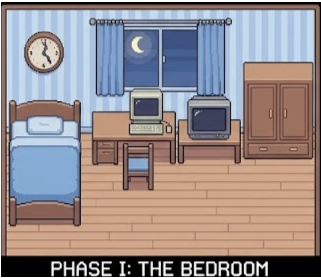
#> input picture referencia_fase1.png, 321 x 278 px
$ python generate_tileset.py
#> lines starting #> are read from the running program, lines starting #| are printed output that depends on the picture
import os
from PIL import Image

TILE_SIZE = 32
SOURCE_IMAGE_PATH = "referencia_fase1.png"
OUTPUT_PATH = "assets/tileset.png"

def create_tileset():
    if not os.path.exists(SOURCE_IMAGE_PATH):
        print(f"Erro: '{SOURCE_IMAGE_PATH}' não encontrada na pasta do script!")
        return

    img = Image.open(SOURCE_IMAGE_PATH).convert("RGBA")
#> img is the input picture: PIL image 321x278 RGBA; mean R, G, B, A 150.7, 140.2, 140.8, 255
    src_w, src_h = img.size
#> src_w = 321; src_h = 278

    # Define regiões de corte em (X1, Y1, X2, Y2) proporcionais
    # Cadastramos cada peça de 32x32 individualmente
    crop_regions = [
        # --- LINHA 0: ESTRUTURA BÁSICA DA SALA ---
        None,                                                                   # ID 0: Vazio / Transparente
        (int(src_w * 0.40), int(src_h * 0.70), int(src_w * 0.50), int(src_h * 0.80)), # ID 1: Chão de Madeira (Puro)
        (int(src_w * 0.15), int(src_h * 0.12), int(src_w * 0.25), int(src_h * 0.22)), # ID 2: Parede Listrada Azul (Puro)
        (int(src_w * 0.15), int(src_h * 0.28), int(src_w * 0.25), int(src_h * 0.33)), # ID 3: Rodapé da Parede

        # --- LINHA 1: OBJETOS DE PAREDE ---
        (int(src_w * 0.08), int(src_h * 0.08), int(src_w * 0.18), int(src_h * 0.24)), # ID 4: Relógio de Parede
        (int(src_w * 0.30), int(src_h * 0.05), int(src_w * 0.43), int(src_h * 0.30)), # ID 5: Janela Topo Esq (Cortina/Lua)
        (int(src_w * 0.43), int(src_h * 0.05), int(src_w * 0.56), int(src_h * 0.30)), # ID 6: Janela Topo Dir
        (int(src_w * 0.30), int(src_h * 0.18), int(src_w * 0.43), int(src_h * 0.31)), # ID 7: Janela Base Esq

        # --- LINHA 2: CAMA (4 PEÇAS: 2x2 TILES) ---
        (int(src_w * 0.03), int(src_h * 0.35), int(src_w * 0.14), int(src_h * 0.53)), # ID 8: Cama (Topo Esq - Cabeceira)
        (int(src_w * 0.14), int(src_h * 0.35), int(src_w * 0.25), int(src_h * 0.53)), # ID 9: Cama (Topo Dir - Travesseiro)
        (int(src_w * 0.03), int(src_h * 0.53), int(src_w * 0.14), int(src_h * 0.75)), # ID 10: Cama (Pé Esq)
        (int(src_w * 0.14), int(src_h * 0.53), int(src_w * 0.25), int(src_h * 0.75)), # ID 11: Cama (Pé Dir)

        # --- LINHA 3: COMPUTADOR & ESCRIVANINHA ---
        (int(src_w * 0.28), int(src_h * 0.30), int(src_w * 0.40), int(src_h * 0.48)), # ID 12: Monitor CRT
        (int(src_w * 0.40), int(src_h * 0.30), int(src_w * 0.52), int(src_h * 0.48)), # ID 13: Teclado/Mesa
        (int(src_w * 0.38), int(src_h * 0.50), int(src_w * 0.48), int(src_h * 0.68)), # ID 14: Cadeira da Escrivaninha
        (int(src_w * 0.28), int(src_h * 0.48), int(src_w * 0.40), int(src_h * 0.65)), # ID 15: Gaveteiro da Mesa

        # --- LINHA 4: TV & GUARDA-ROUPA ---
        (int(src_w * 0.55), int(src_h * 0.32), int(src_w * 0.73), int(src_h * 0.48)), # ID 16: TV CRT (Topo)
        (int(src_w * 0.55), int(src_h * 0.48), int(src_w * 0.73), int(src_h * 0.62)), # ID 17: Hack da TV (Base)
        (int(src_w * 0.75), int(src_h * 0.22), int(src_w * 0.86), int(src_h * 0.40)), # ID 18: Guarda-Roupa (Topo)
        (int(src_w * 0.75), int(src_h * 0.40), int(src_w * 0.86), int(src_h * 0.57)), # ID 19: Guarda-Roupa (Base)
    ]

    # Cria folha de tileset 4x5 colunas/linhas
    grid_cols = 4
    grid_rows = (len(crop_regions) + grid_cols - 1) // grid_cols
#> grid_rows = 5
    tileset_img = Image.new("RGBA", (grid_cols * TILE_SIZE, grid_rows * TILE_SIZE), (0, 0, 0, 0))
#> tileset_img: PIL image 128x160 RGBA; every value is 0

    for idx, region in enumerate(crop_regions):
        if region is None:
            continue

        cropped_tile = img.crop(region)
        # Redimensiona mantendo proporção de Pixel Art nitidamente
        resized_tile = cropped_tile.resize((TILE_SIZE, TILE_SIZE), Image.Resampling.NEAREST)

        col = idx % grid_cols
        row = idx // grid_cols
        tileset_img.paste(resized_tile, (col * TILE_SIZE, row * TILE_SIZE))
#> this loop made 20 passes
#> pass 2, in create_tileset, `cropped_tile = img.crop(region)`:
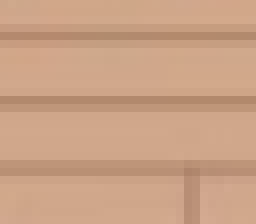
#> cropped_tile: PIL image 32x28 RGBA (shown 8 times larger); mean R, G, B, A 202.7, 161.6, 133.4, 255
#> pass 2, in create_tileset, `resized_tile = cropped_tile.resize((TILE_SIZE, TILE_SIZE), Image.Resam..`:
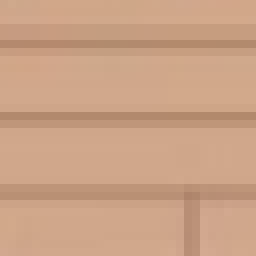
#> resized_tile: PIL image 32x32 RGBA (shown 8 times larger); mean R, G, B, A 203, 162, 133.8, 255
#> pass 3, in create_tileset, `cropped_tile = img.crop(region)`:
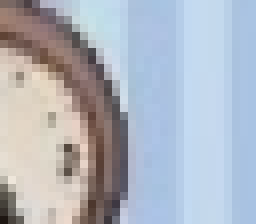
#> cropped_tile: PIL image 32x28 RGBA (shown 8 times larger); mean R, G, B, A 175.1, 181.2, 191.9, 255
#> pass 3, in create_tileset, `resized_tile = cropped_tile.resize((TILE_SIZE, TILE_SIZE), Image.Resam..`:
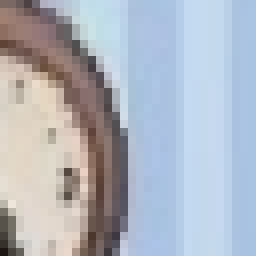
#> resized_tile: PIL image 32x32 RGBA (shown 8 times larger); mean R, G, B, A 175.2, 181.3, 192, 255
#> after the loop:
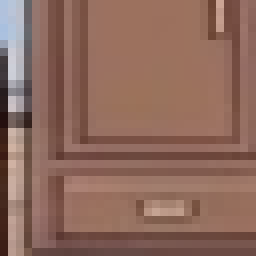
#> resized_tile: PIL image 32x32 RGBA (shown 8 times larger); mean R, G, B, A 141.2, 105.1, 92.6, 255
#> after the loop:
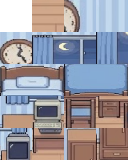
#> tileset_img: PIL image 128x160 RGBA; mean R, G, B, A 138.8, 136.8, 146.3, 242.2; transparent parts drawn white

    os.makedirs(os.path.dirname(OUTPUT_PATH), exist_ok=True)
    tileset_img.save(OUTPUT_PATH, "PNG")
    print(f"Tileset atualizado e corrigido salvo em '{OUTPUT_PATH}'!")

if __name__ == "__main__":
    create_tileset()
